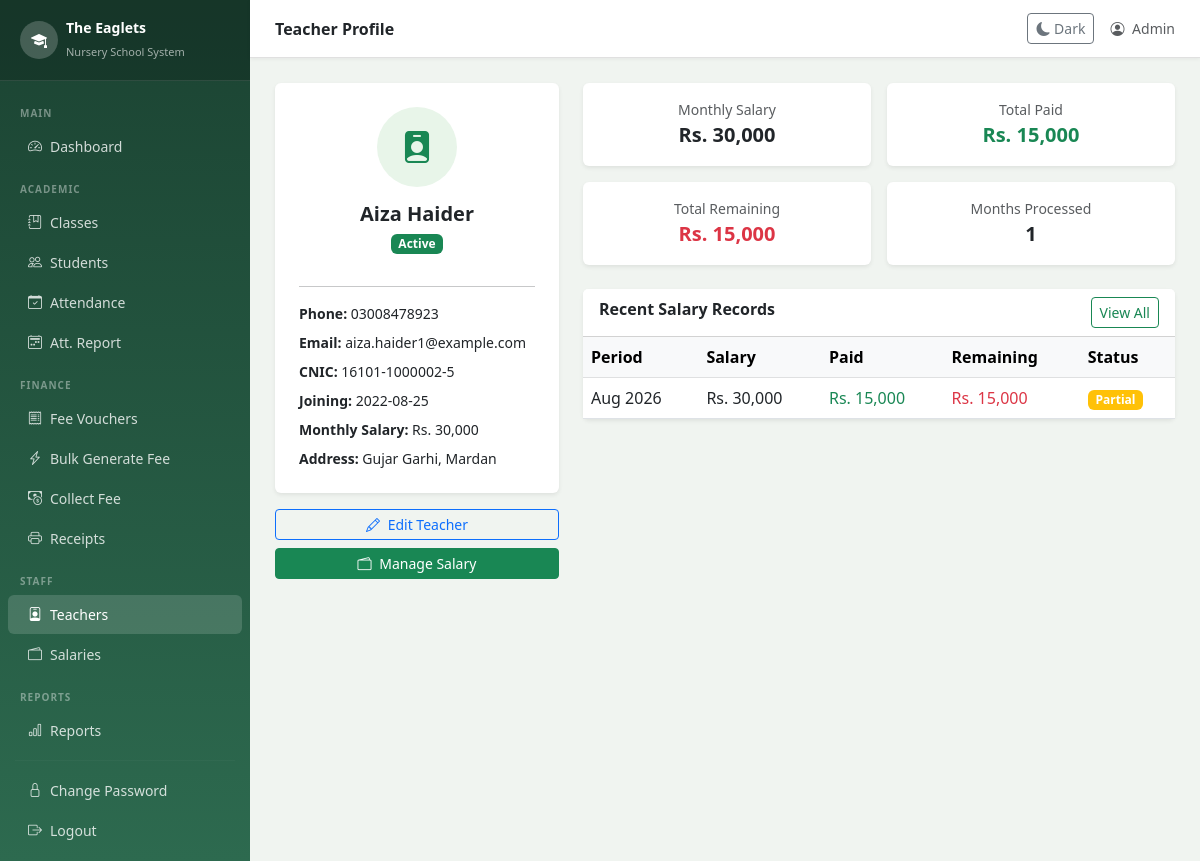
Page /teachers/view.php?id=2 (signed in) on the committed database.
### tables this page shows
CREATE TABLE teachers (
    id INT AUTO_INCREMENT PRIMARY KEY,
    full_name VARCHAR(150) NOT NULL,
    phone VARCHAR(20),
    email VARCHAR(100),
    cnic VARCHAR(20),
    address TEXT,
    joining_date DATE,
    monthly_salary DECIMAL(10,2) DEFAULT 0,
    status ENUM('active','inactive') DEFAULT 'active',
    created_at TIMESTAMP DEFAULT CURRENT_TIMESTAMP
);

CREATE TABLE salary_payments (
    id INT AUTO_INCREMENT PRIMARY KEY,
    teacher_id INT,
    salary_month TINYINT NOT NULL,
    salary_year YEAR NOT NULL,
    salary_amount DECIMAL(10,2) NOT NULL,
    paid_amount DECIMAL(10,2) DEFAULT 0,
    remaining DECIMAL(10,2) DEFAULT 0,
    payment_date DATE,
    payment_method ENUM('cash','bank_transfer','cheque') DEFAULT 'cash',
    notes TEXT,
    status ENUM('unpaid','partial','paid') DEFAULT 'unpaid',
    UNIQUE KEY unique_salary (teacher_id, salary_month, salary_year),
    FOREIGN KEY (teacher_id) REFERENCES teachers(id) ON DELETE CASCADE
);

### teachers/view.php (the view, shortened to what this page needs)
<?php
require_once $_SERVER['DOCUMENT_ROOT'] . '/04. eaglets_school/config/db.php';
$id      = intval($_GET['id'] ?? 0);
$teacher = mysqli_fetch_assoc(mysqli_query($conn,
    "SELECT * FROM teachers WHERE id=$id"
));
$summary = mysqli_fetch_assoc(mysqli_query($conn, "
    SELECT
        COUNT(*)            AS total_months,
        SUM(salary_amount)  AS total_salary,
        SUM(paid_amount)    AS total_paid,
        SUM(remaining)      AS total_remaining
    FROM salary_payments WHERE teacher_id=$id
"));
$salaries = mysqli_query($conn, "
    SELECT * FROM salary_payments
    WHERE teacher_id=$id
    ORDER BY salary_year DESC, salary_month DESC
    LIMIT 6
");
$months = ['','Jan','Feb','Mar','Apr','May','Jun',
           'Jul','Aug','Sep','Oct','Nov','Dec'];
require_once '../includes/header.php';
?>
<div class="row g-4">
    <div class="col-md-4">
        <div class="card border-0 shadow-sm">
            <div class="card-body text-center p-4">
                <div style="width:80px; height:80px; background:#e8f5e9; border-radius:50%;
                            display:flex; align-items:center; justify-content:center;
                            margin:0 auto 15px;">
                    <i class="bi bi-person-badge-fill text-success fs-2"></i>
                </div>
                <h5 class="fw-bold mb-1"><?= htmlspecialchars($teacher['full_name']) ?></h5>
                <span class="badge bg-<?= $teacher['status']==='active'?'success':'secondary' ?> mb-3">
                    <?= ucfirst($teacher['status']) ?>
                </span>
                <hr>
                <div class="text-start small">
                    <div class="mb-2">
                        <strong>Phone:</strong>
                        <?= htmlspecialchars($teacher['phone']) ?>
                    </div>
                    <div class="mb-2">
                        <strong>Email:</strong>
                        <?= htmlspecialchars($teacher['email']) ?>
                    </div>
                    <div class="mb-2">
                        <strong>CNIC:</strong>
                        <?= htmlspecialchars($teacher['cnic']) ?>
                    </div>
                    <div class="mb-2">
                        <strong>Joining:</strong>
                        <?= $teacher['joining_date'] ?>
                    </div>
                    <div class="mb-2">
                        <strong>Monthly Salary:</strong>
                        Rs. <?= number_format($teacher['monthly_salary'], 0) ?>
                    </div>
                    <div>
                        <strong>Address:</strong>
                        <?= htmlspecialchars($teacher['address']) ?>
                    </div>
                </div>
            </div>
        </div>
        <div class="d-grid gap-2 mt-3">
            <a href="edit.php?id=<?= $id ?>"
               class="btn btn-outline-primary btn-sm">
                <i class="bi bi-pencil me-1"></i> Edit Teacher
            </a>
            <a href="/04. eaglets_school/salary/index.php?teacher_id=<?= $id ?>"
               class="btn btn-success btn-sm">
                <i class="bi bi-wallet2 me-1"></i> Manage Salary
            </a>
        </div>
    </div>
    <div class="col-md-8">
        <div class="row g-3 mb-4">
            <div class="col-6">
                <div class="card border-0 shadow-sm text-center p-3">
                    <div class="text-muted small">Monthly Salary</div>
                    <div class="fw-bold fs-5">
                        Rs. <?= number_format($teacher['monthly_salary'], 0) ?>
                    </div>
                </div>
            </div>
            <div class="col-6">
                <div class="card border-0 shadow-sm text-center p-3">
                    <div class="text-muted small">Total Paid</div>
                    <div class="fw-bold fs-5 text-success">
                        Rs. <?= number_format($summary['total_paid'] ?? 0, 0) ?>
                    </div>
                </div>
            </div>
            <div class="col-6">
                <div class="card border-0 shadow-sm text-center p-3">
                    <div class="text-muted small">Total Remaining</div>
                    <div class="fw-bold fs-5 text-danger">
                        Rs. <?= number_format($summary['total_remaining'] ?? 0, 0) ?>
                    </div>
                </div>
            </div>
            <div class="col-6">
                <div class="card border-0 shadow-sm text-center p-3">
                    <div class="text-muted small">Months Processed</div>
                    <div class="fw-bold fs-5">
                        <?= $summary['total_months'] ?? 0 ?>
                    </div>
                </div>
            </div>
        </div>
        <div class="card border-0 shadow-sm">
            <div class="card-header bg-white fw-bold d-flex justify-content-between">
                <span>Recent Salary Records</span>
                <a href="/04. eaglets_school/salary/index.php?teacher_id=<?= $id ?>"
                   class="btn btn-sm btn-outline-success">View All</a>
            </div>
            <div class="card-body p-0">
                <table class="table table-hover mb-0">
                    <thead class="table-light">
                        <tr>
                            <th>Period</th><th>Salary</th>
                            <th>Paid</th><th>Remaining</th><th>Status</th>
                        </tr>
                    </thead>
                    <tbody>
                    <?php
                    while ($s = mysqli_fetch_assoc($salaries)):
                        $badge = ['unpaid'=>'danger','partial'=>'warning','paid'=>'success'];
                    ?>
                        <tr>
                            <td><?= $months[$s['salary_month']] ?> <?= $s['salary_year'] ?></td>
                            <td>Rs. <?= number_format($s['salary_amount'], 0) ?></td>
                            <td class="text-success">
                                Rs. <?= number_format($s['paid_amount'], 0) ?>
                            </td>
                            <td class="text-danger">
                                Rs. <?= number_format($s['remaining'], 0) ?>
                            </td>
                            <td>
                                <span class="badge bg-<?= $badge[$s['status']] ?>">
                                    <?= ucfirst($s['status']) ?>
                                </span>
                            </td>
                        </tr>
                    <?php endwhile; ?>
                    </tbody>
                </table>
            </div>
        </div>
    </div>
</div>
<?php require_once '../includes/footer.php'; ?>

### includes/header.php (style rules this page uses)
body { background-color: #f0f4f0; }

### rows in the picture
teachers: full_name "Aiza Haider", status "Active", phone "03008478923", email "aiza.haider1@example.com", cnic "16101-1000002-5", joining_date "2022-08-25", monthly_salary "30,000", address "Gujar Garhi, Mardan"
salary_payments: salary_month "Aug", salary_year "2026", salary_amount "30,000", paid_amount "15,000", remaining "15,000", status "Partial"

### other values in the picture
$pageTitle "Teacher Profile"
$_SESSION['full_name'] "Admin"
$summary['total_paid'] "15,000"
$summary['total_remaining'] "15,000"
$summary['total_months'] "1"
